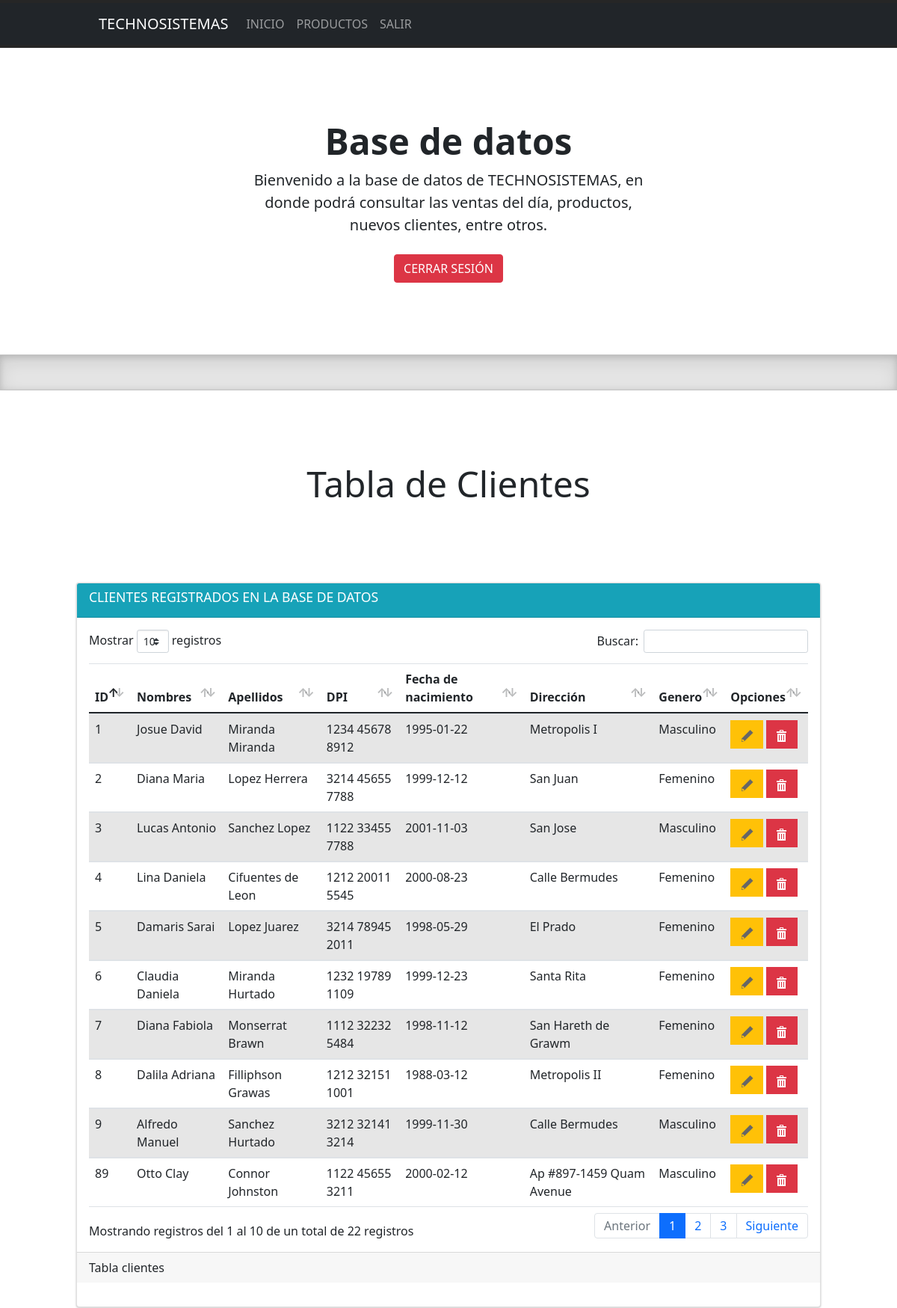
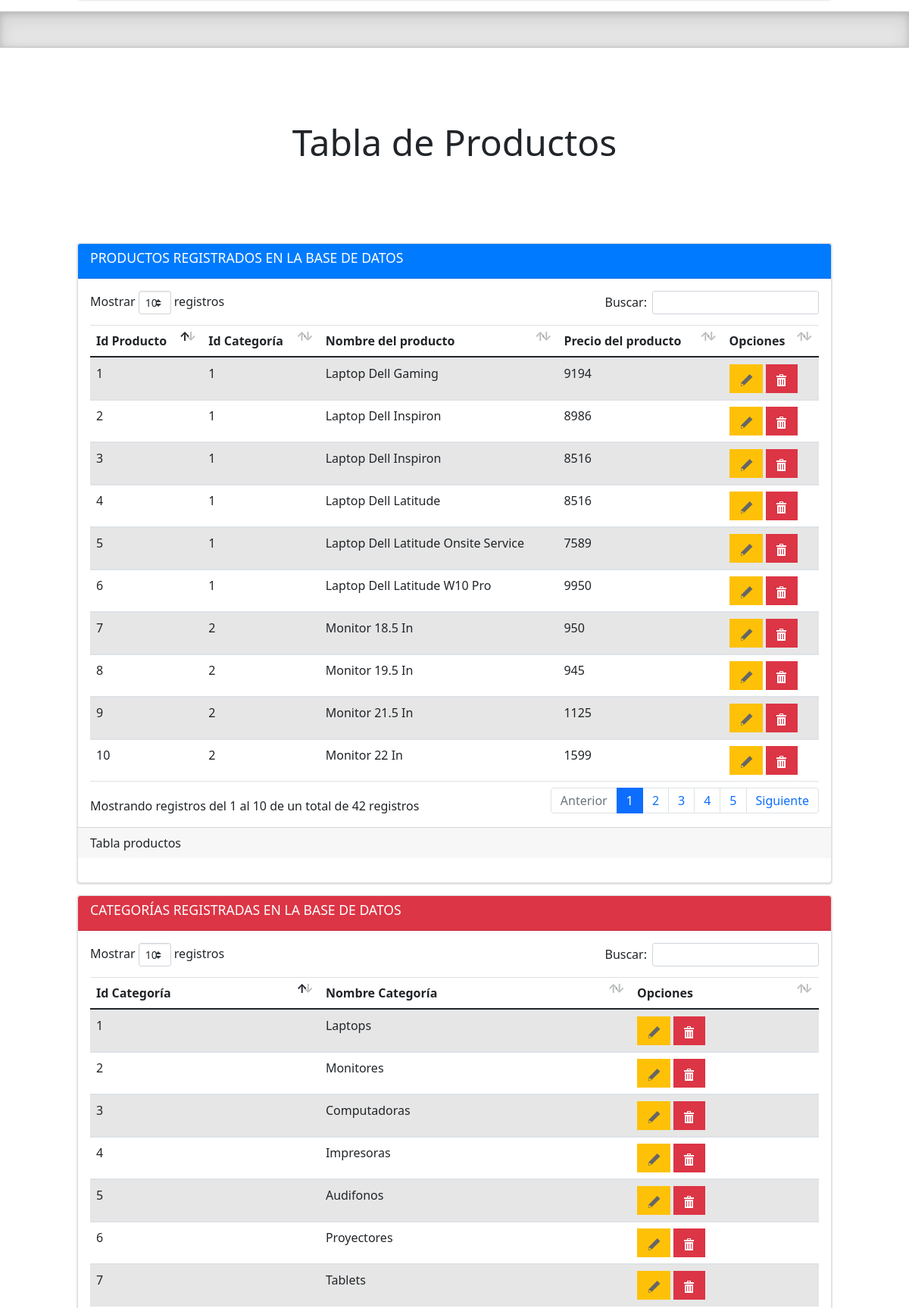
/PROYECTO_2/admin.php (signed in, upper part), run on the app's committed database (2 pictures, top to bottom).
### tables this page shows
CREATE TABLE `cliente` (
  `idCliente` int(11) NOT NULL,
  `nombres` varchar(25) NOT NULL,
  `apellidos` varchar(25) NOT NULL,
  `dpi` varchar(16) NOT NULL,
  `fecha_nac` date NOT NULL,
  `direccion` varchar(45) NOT NULL,
  `genero` varchar(10) NOT NULL
);

CREATE TABLE `producto` (
  `idProducto` int(11) NOT NULL,
  `idCategoria` int(11) NOT NULL,
  `nombre` varchar(55) NOT NULL,
  `precio` double NOT NULL
);

CREATE TABLE `categoria` (
  `idCategoria` int(11) NOT NULL,
  `nombre` varchar(45) NOT NULL
);

### PROYECTO_2/abrir_conexion.php (called while the page is built, shortened)
<?php
  $tabla_db1 = "cliente";
  $tabla_db3 = "producto";
  $tabla_db6 = "categoria";
?>

### PROYECTO_2/admin.php (the view, shortened to what this page needs)
<!doctype html>
<html lang="en">
  <head>
    <link rel="stylesheet" href="css/adminlte.min.css">
	<link href="assets/dist/css/bootstrap.min.css" rel="stylesheet">
  <link href="css/heroes.css" rel="stylesheet">
  <link href="css/product.css" rel="stylesheet">
  <link rel="stylesheet" href="datatables/css/dataTables.bootstrap4.min.css">
  <link rel="stylesheet" href="datatables/plugins/responsive-2.2.3/css/responsive.bootstrap4.min.css">
  </head>
  <body>
<header class="site-header sticky-top py-1">
  <nav class="navbar navbar-expand-lg navbar-dark bg-dark" aria-label="Eighth navbar example">
    <div class="container">
      <a class="navbar-brand" href="#">TECHNOSISTEMAS</a>
      <div class="navbar-collapse collapse" id="navbarsExample07" style="">
        <ul class="navbar-nav me-auto mb-2 mb-lg-0">
          <li class="nav-item">
            <a class="nav-link" aria-current="page" href="index.html">INICIO</a>
          </li>
          <li class="nav-item">
            <a class="nav-link" href="productos.html">PRODUCTOS</a>
          </li>
          <li class="nav-item">
            <a class="nav-link" href="cerrar_sesion.php">SALIR</a>
          </li>
        </ul>
      </div>
    </div>
  </nav>
</header>
<main>
  <div class="px-4 py-5 my-5 text-center">
    <h1 class="display-5 fw-bold">Base de datos</h1>
    <div class="col-lg-6 mx-auto">
      <p class="lead mb-4">Bienvenido a la base de datos de TECHNOSISTEMAS, en donde podrá consultar las ventas del día, productos, nuevos clientes, entre otros.</p>
    </div>
    <a class="btn btn btn-danger" href="cerrar_sesion.php" role="button">CERRAR SESIÓN</a>
  </div>
  <div class="b-example-divider"></div>
  <div class="px-4 py-5 my-5 text-center">
    <h2 class="display-5">Tabla de Clientes</h2>
  </div>
  <div class="row">
    <div class="col-md-1"></div>
      <div class="col-md-10">
        <div class="card card-info">
          <div class="card-header">
            <h3 class="card-title">CLIENTES REGISTRADOS EN LA BASE DE DATOS</h3>
          </div>
          <div class="card-body">
          <table class="table table-striped data">
            <thead>
              <tr>
                <th>ID</th>
                <th>Nombres</th>
                <th>Apellidos</th>
                <th>DPI</th>
                <th>Fecha de nacimiento</th>
                <th>Dirección</th>
                <th>Genero</th>
                <th>Opciones</th>
              </tr>
            </thead>
            <tbody>
            <?php
              include("abrir_conexion.php");
              $resultado = mysqli_query($conexion,"SELECT * FROM $tabla_db1");
              while ($consulta = mysqli_fetch_array($resultado)) {
                echo "<tr>
                        <td>".$consulta['idCliente']."</td>
                        <td>".$consulta['nombres']."</td>
                        <td>".$consulta['apellidos']."</td>
                        <td>".$consulta['dpi']."</td>
                        <td>".$consulta['fecha_nac']."</td>
                        <td>".$consulta['direccion']."</td>
                        <td>".$consulta['genero']."</td>
                        <td>
                          <button type=\"button\" name=\"button\" class=\"btn btn-warning btn-xs btn-flat\" onclick=\"editarCliente(".$consulta['idCliente'].")\" id=\"cl".$consulta['idCliente']."\">
                            <i class=\"fas fa-edit\"><img src=\"img/edit.png\" alt=\"Editar\"></i>
                          </button>
                          <button type=\"button\" name=\"button\" class=\"btn btn-danger btn-xs btn-flat\" onclick=\"eliminarCliente(".$consulta['idCliente'].")\">
                            <i class=\"fas fa-trash-alt\"><img src=\"img/del.png\" alt=\"Eliminar\"></i>
                          </button>
                      </td>
                    </tr>";
              }
            ?>
            </tbody>
          </table>
          </div>
          <div class="card-footer">
            Tabla clientes
          </div>
          <div class="card-body row">
          </div>
        </div>
      </div>
    <div class="col-md-1"></div>
  </div>
  <div class="b-example-divider"></div>
  <div class="px-4 py-5 my-5 text-center">
    <h2 class="display-5">Tabla de Productos</h2>
  </div>
<div class="row">
  <div class="col-md-1"></div>
    <div class="col-md-10">
      <div class="card card-primary">
        <div class="card-header">
          <h3 class="card-title">PRODUCTOS REGISTRADOS EN LA BASE DE DATOS</h3>
        </div>
        <div class="card-body">
          <table class="table table-striped data">
          <thead>
            <tr>
              <th>Id Producto</th>
              <th>Id Categoría</th>
              <th>Nombre del producto</th>
              <th>Precio del producto</th>
              <th>Opciones</th>
            </tr>
          </thead>
          <tbody>
          <?php
            include("abrir_conexion.php");
            $resultado = mysqli_query($conexion,"SELECT * FROM $tabla_db3");
            while ($consulta = mysqli_fetch_array($resultado)) {
              echo "<tr>
                      <td>".$consulta['idProducto']."</td>
                      <td>".$consulta['idCategoria']."</td>
                      <td>".$consulta['nombre']."</td>
                      <td>".$consulta['precio']."</td>
                      <td>
                        <button type=\"button\" name=\"button\" class=\"btn btn-warning btn-xs btn-flat\" onclick=\"editarProducto(".$consulta['idProducto'].")\" id=\"pr".$consulta['idProducto']."\">
                          <i class=\"fas fa-edit\"><img src=\"img/edit.png\" alt=\"Editar\"></i>
                        </button>
                        <button type=\"button\" name=\"button\" class=\"btn btn-danger btn-xs btn-flat\" onclick=\"eliminarProducto(".$consulta['idProducto'].")\">
                          <i class=\"fas fa-trash-alt\"><img src=\"img/del.png\" alt=\"Eliminar\"></i>
                        </button>
                    </td>
                    </tr>";
            }
          ?>
          </tbody>
      </table>
    </div>
    <div class="card-footer">
      Tabla productos
    </div>
    <div class="card-body row">
    </div>
    </div>
  </div>
  <div class="col-md-1"></div>
</div>
<div class="row">
  <div class="col-md-1"></div>
  <div class="col-md-10">
    <div class="card card-danger">
      <div class="card-header">
        <h3 class="card-title">CATEGORÍAS REGISTRADAS EN LA BASE DE DATOS</h3>
      </div>
      <div class="card-body">
        <table class="table table-striped data">
          <thead>
            <tr>
              <th>Id Categoría</th>
              <th>Nombre Categoría</th>
              <th>Opciones</th>
            </tr>
          </thead>
          <tbody>
          <?php
            include("abrir_conexion.php");
            $resultado = mysqli_query($conexion,"SELECT * FROM $tabla_db6");
            while ($consulta = mysqli_fetch_array($resultado)) {
              echo "<tr>
                      <td>".$consulta['idCategoria']."</td>
                      <td>".$consulta['nombre']."</td>
                      <td>
                        <button type=\"button\" name=\"button\" class=\"btn btn-warning btn-xs btn-flat\" onclick=\"editarCategoria(".$consulta['idCategoria'].")\" id=\"ca".$consulta['idCategoria']."\">
                          <i class=\"fas fa-edit\"><img src=\"img/edit.png\" alt=\"Editar\"></i>
                        </button>
                        <button type=\"button\" name=\"button\" class=\"btn btn-danger btn-xs btn-flat\" onclick=\"eliminarCategoria(".$consulta['idCategoria'].")\">
                          <i class=\"fas fa-trash-alt\"><img src=\"img/del.png\" alt=\"Eliminar\"></i>
                        </button>
                    </td>
                    </tr>";
            }
          ?>
          </tbody>
        </table>
      </div>
      </div>
    </div>
  </div>
          <?php
            include("abrir_conexion.php");
          ?>
</main>
  </body>
</html>

### PROYECTO_2/css/heroes.css (style rules this page uses)
.b-example-divider { height: 3rem; background-color: rgba(0, 0, 0, .1); border: solid rgba(0, 0, 0, .15); border-width: 1px 0; box-shadow: inset 0 .5em 1.5em rgba(0, 0, 0, .1), inset 0 .125em .5em rgba(0, 0, 0, .15); }

### PROYECTO_2/css/product.css (style rules this page uses)
.container { max-width: 960px; }
.site-header { background-color: rgba(0, 0, 0, .85); -webkit-backdrop-filter: saturate(180%) blur(20px); backdrop-filter: saturate(180%) blur(20px); }
.site-header a { color: #8e8e8e; transition: color .15s ease-in-out; }

### data on the page
cliente: idCliente "1", nombres "Josue David", apellidos "Miranda Miranda", dpi "1234 45678 8912", fecha_nac "1995-01-22", direccion "Metropolis I", genero "Masculino"
cliente: idCliente "2", nombres "Diana Maria", apellidos "Lopez Herrera", dpi "3214 45655 7788", fecha_nac "1999-12-12", direccion "San Juan", genero "Femenino"
cliente: idCliente "3", nombres "Lucas Antonio", apellidos "Sanchez Lopez", dpi "1122 33455 7788", fecha_nac "2001-11-03", direccion "San Jose", genero "Masculino"
cliente: idCliente "4", nombres "Lina Daniela", apellidos "Cifuentes de Leon", dpi "1212 20011 5545", fecha_nac "2000-08-23", direccion "Calle Bermudes", genero "Femenino"
cliente: idCliente "5", nombres "Damaris Sarai", apellidos "Lopez Juarez", dpi "3214 78945 2011", fecha_nac "1998-05-29", direccion "El Prado", genero "Femenino"
cliente: idCliente "6", nombres "Claudia Daniela", apellidos "Miranda Hurtado", dpi "1232 19789 1109", fecha_nac "1999-12-23", direccion "Santa Rita", genero "Femenino"
cliente: idCliente "7", nombres "Diana Fabiola", apellidos "Monserrat Brawn", dpi "1112 32232 5484", fecha_nac "1998-11-12", direccion "San Hareth de Grawm", genero "Femenino"
cliente: idCliente "8", nombres "Dalila Adriana", apellidos "Filliphson Grawas", dpi "1212 32151 1001", fecha_nac "1988-03-12", direccion "Metropolis II", genero "Femenino"
cliente: idCliente "9", nombres "Alfredo Manuel", apellidos "Sanchez Hurtado", dpi "3212 32141 3214", fecha_nac "1999-11-30", direccion "Calle Bermudes", genero "Masculino"
cliente: idCliente "89", nombres "Otto Clay", apellidos "Connor Johnston", dpi "1122 45655 3211", fecha_nac "2000-02-12", direccion "Ap #897-1459 Quam Avenue", genero "Masculino"
producto: idProducto "1", idCategoria "1", nombre "Laptop Dell Gaming", precio "9194"
producto: idProducto "2", idCategoria "1", nombre "Laptop Dell Inspiron", precio "8986"
producto: idProducto "3", idCategoria "1", nombre "Laptop Dell Inspiron", precio "8516"
producto: idProducto "4", idCategoria "1", nombre "Laptop Dell Latitude", precio "8516"
producto: idProducto "5", idCategoria "1", nombre "Laptop Dell Latitude Onsite Service", precio "7589"
producto: idProducto "6", idCategoria "1", nombre "Laptop Dell Latitude W10 Pro", precio "9950"
producto: idProducto "7", idCategoria "2", nombre "Monitor 18.5 In", precio "950"
producto: idProducto "8", idCategoria "2", nombre "Monitor 19.5 In", precio "945"
producto: idProducto "9", idCategoria "2", nombre "Monitor 21.5 In", precio "1125"
producto: idProducto "10", idCategoria "2", nombre "Monitor 22 In", precio "1599"
categoria: idCategoria "1", nombre "Laptops"
categoria: idCategoria "2", nombre "Monitores"
categoria: idCategoria "3", nombre "Computadoras"
categoria: idCategoria "4", nombre "Impresoras"
categoria: idCategoria "5", nombre "Audifonos"
categoria: idCategoria "6", nombre "Proyectores"
categoria: idCategoria "7", nombre "Tablets"
